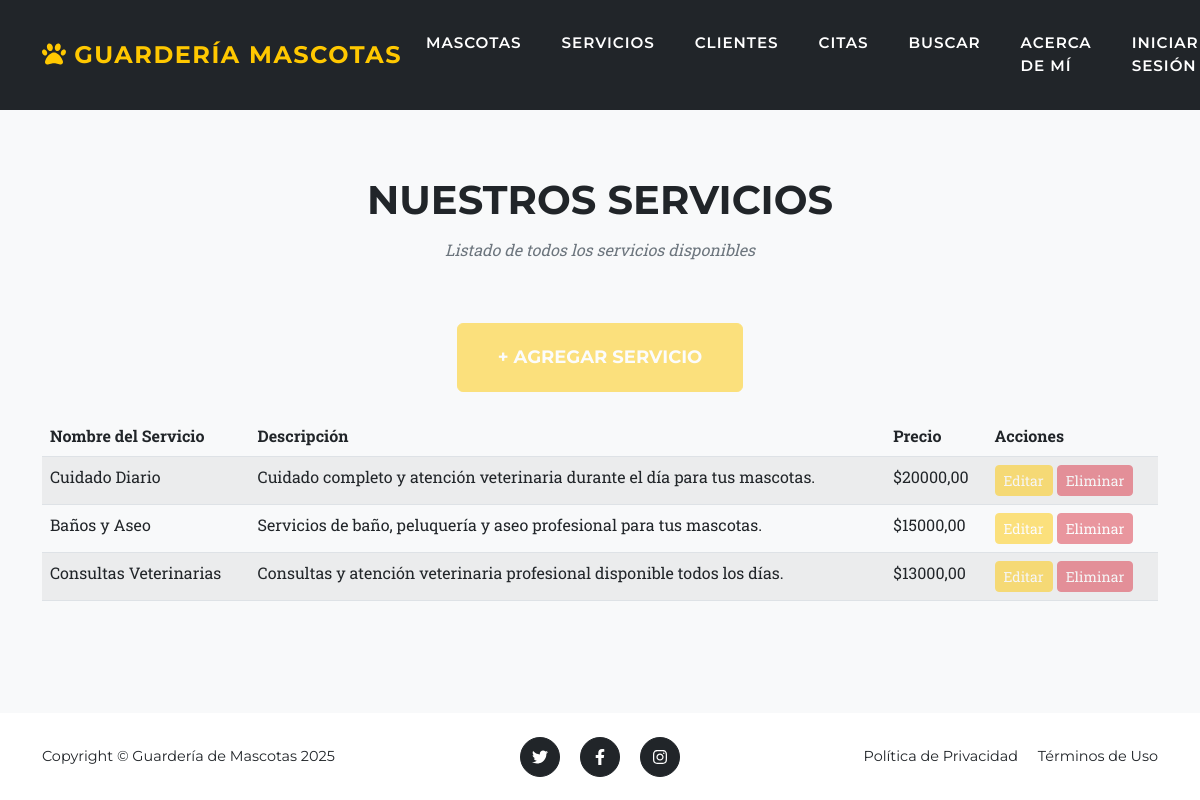
The page /servicios/ on the database as committed earlier.
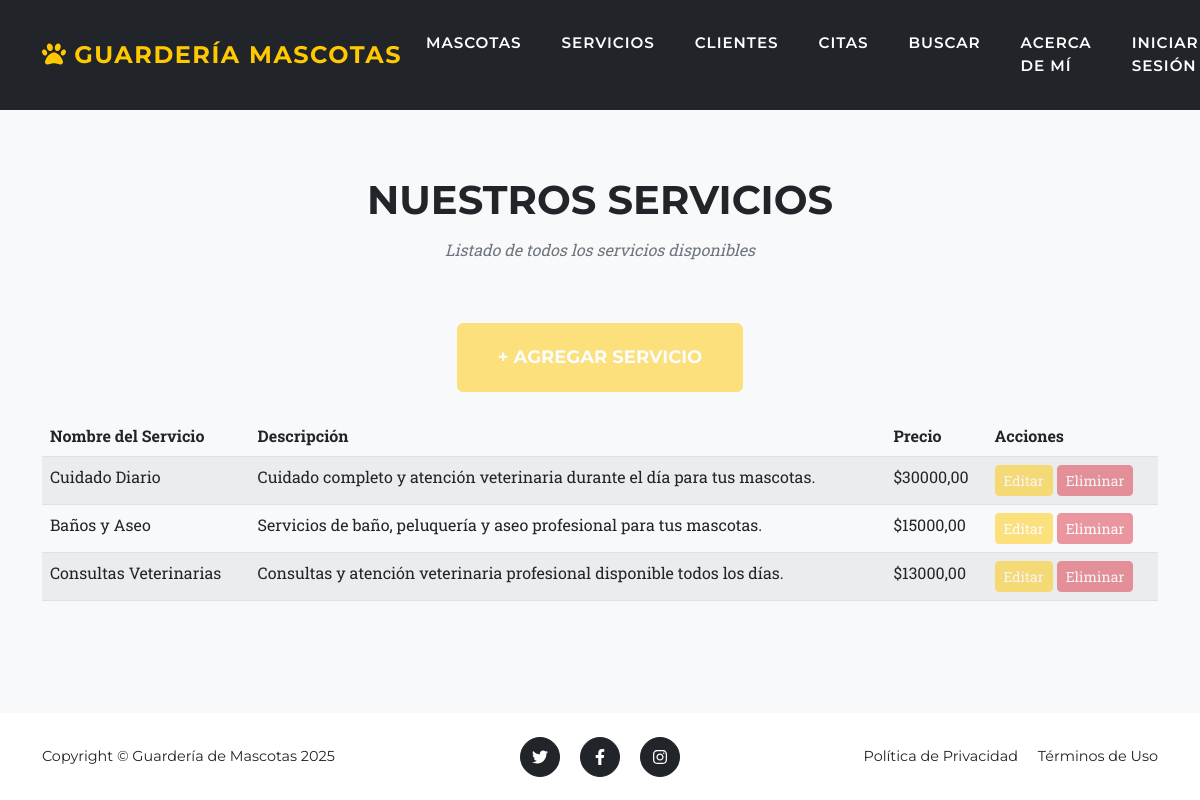
The same page on the database as committed later.
### entidades/models.py (models this page shows, shortened)
class servicio(models.Model):
    nombre_servicio = models.CharField(max_length=100)
    descripcion = models.TextField()
    precio = models.DecimalField(max_digits=10, decimal_places=2)

### entidades/views.py (the view)
# urls.py: path('servicios/', views.servicios_list, name='servicios_list'),
def servicios_list(request):
    servicios = servicio.objects.all()
    return render(request, 'entidades/servicio_list.html', {'servicios': servicios})

### entidades/templates/entidades/servicio_list.html (shortened to what this page needs)
{% extends 'entidades/base.html' %}
{% block content %}
<section class="page-section bg-light" id="servicios">
    <div class="container">
        <div class="text-center">
            <h2 class="section-heading text-uppercase">Nuestros Servicios</h2>
            <h3 class="section-subheading text-muted">Listado de todos los servicios disponibles</h3>
        </div>
       <div class="text-center mb-4">
            {% if user.is_staff %}
                <a href="{% url 'servicio_create' %}" class="btn btn-primary btn-xl text-uppercase">+ Agregar Servicio</a>
            {% else %}
                <button class="btn btn-primary btn-xl text-uppercase" disabled style="opacity: 0.5; cursor: not-allowed;">+ Agregar Servicio</button>
            {% endif %}
        </div>
        {% if servicios %}
        <div class="table-responsive">
            <table class="table table-striped">
                <thead>
                    <tr>
                        <th>Nombre del Servicio</th>
                        <th>Descripción</th>
                        <th>Precio</th>
                        <th>Acciones</th>
                    </tr>
                </thead>
                <tbody>
                    {% for servicio in servicios %}
                    <tr>
                        <td>{{ servicio.nombre_servicio }}</td>
                        <td>{{ servicio.descripcion }}</td>
                        <td>${{ servicio.precio }}</td>
                        <td>
                            {% if user.is_staff %}
                                <a href="{% url 'servicio_edit' servicio.pk %}" class="btn btn-warning btn-sm">Editar</a>
                                <a href="{% url 'servicio_delete' servicio.pk %}" class="btn btn-danger btn-sm">Eliminar</a>
                            {% else %}
                                <button class="btn btn-warning btn-sm" disabled style="opacity: 0.5; cursor: not-allowed;">Editar</button>
                                <button class="btn btn-danger btn-sm" disabled style="opacity: 0.5; cursor: not-allowed;">Eliminar</button>
                            {% endif %}
                        </td>
                    </tr>
                    {% endfor %}
                </tbody>
            </table>
        </div>
        {% else %}
        <p class="text-center text-muted">No hay servicios registrados aún.</p>
        {% endif %}
    </div>
</section>
{% endblock %}

Rows that differ between the two databases and show on the page:
changed servicio "Cuidado Diario": precio "20000,00" → "30000,00"
